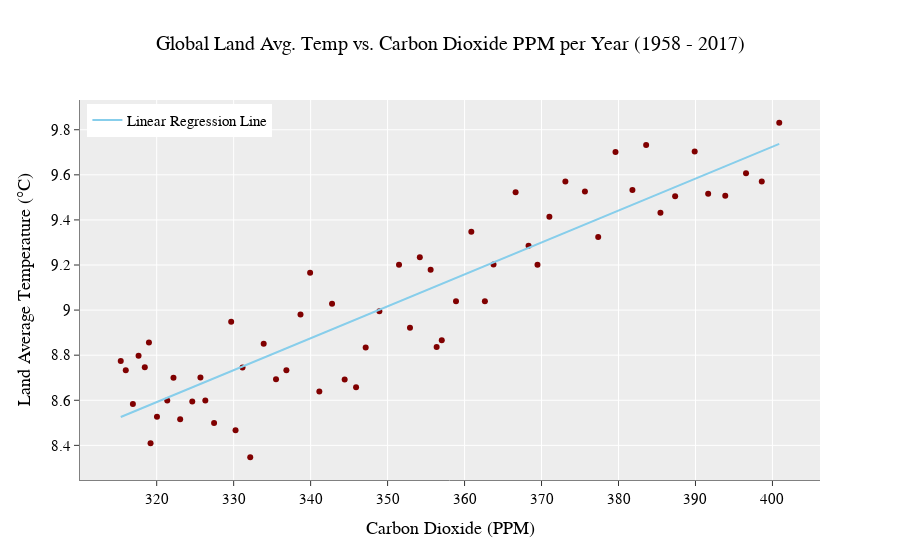

Write notebook code for a chart like this one.
### Code cell
fig = go.Figure()
fig.update_layout(title="Global Land Avg. Temp vs. Carbon Dioxide PPM per Year (1958 - 2017)", title_font_size = 20,
                  font=dict( family="Courier New, monospace", size=15,color="#000000"),
                  template = "ggplot2", hovermode= 'closest', legend=dict(
    yanchor="top",
    y=0.99,
    xanchor="left",
    x=0.01
))
fig.update_xaxes(showline=True, linewidth=1, linecolor='gray', title = 'Carbon Dioxide (PPM)')
fig.update_yaxes(showline=True, linewidth=1, linecolor='gray', title = 'Land Average Temperature (°C)')

fig.add_trace(go.Scatter(x = X['Carbon Dioxide (ppm)'], y=Y['LandAverageTemperature'], mode = 'markers',
                         showlegend=False, marker_color='rgb(128, 0, 0)'))
fig.add_trace(go.Scatter(x = X['Carbon Dioxide (ppm)'], y=yy, mode = 'lines',
                         name = 'Linear Regression Line', marker_color='rgb(135,206,235)'))

pio.write_image(fig, "images/fig4.png", width=5*200, height=2*200, scale=.75)
fig

### Figure 1 — Plotly figure (JSON) as saved in the notebook; plotly's stock layout.template omitted (floating-point values rounded to 4 significant figures)
{"data": [{"marker": {"color": "rgb(128, 0, 0)"}, "mode": "markers", "showlegend": false, "type": "scatter", "x": [315.3, 316.0, 316.9, 317.6, 318.5, 319.0, 319.2, 320.0, 321.4, 322.2, 323.0, 324.6, 325.7, 326.3, 327.5, 329.7, 330.2, 331.2, 332.2, 333.9, 335.5, 336.9, 338.7, 339.9, 341.1, 342.8, 344.4, 345.9, 347.2, 348.9, 351.5, 352.9, 354.2, 355.6, 356.4, 357.0, 358.9, 360.9, 362.6, 363.8, 366.6, 368.3, 369.5, 371.0, 373.1, 375.6, 377.4, 379.6, 381.8, 383.6, 385.4, 387.4, 389.9, 391.6, 393.9, 396.6, 398.6, 400.9], "y": [8.774, 8.733, 8.584, 8.798, 8.746, 8.856, 8.41, 8.527, 8.599, 8.7, 8.516, 8.595, 8.701, 8.599, 8.5, 8.948, 8.467, 8.745, 8.347, 8.85, 8.693, 8.733, 8.98, 9.166, 8.639, 9.028, 8.692, 8.658, 8.834, 8.994, 9.202, 8.922, 9.234, 9.179, 8.837, 8.867, 9.039, 9.347, 9.039, 9.203, 9.523, 9.285, 9.201, 9.415, 9.57, 9.526, 9.325, 9.701, 9.533, 9.732, 9.432, 9.505, 9.703, 9.516, 9.507, 9.607, 9.571, 9.831]}, {"marker": {"color": "rgb(135,206,235)"}, "mode": "lines", "name": "Linear Regression Line", "type": "scatter", "x": [315.3, 316.0, 316.9, 317.6, 318.5, 319.0, 319.2, 320.0, 321.4, 322.2, 323.0, 324.6, 325.7, 326.3, 327.5, 329.7, 330.2, 331.2, 332.2, 333.9, 335.5, 336.9, 338.7, 339.9, 341.1, 342.8, 344.4, 345.9, 347.2, 348.9, 351.5, 352.9, 354.2, 355.6, 356.4, 357.0, 358.9, 360.9, 362.6, 363.8, 366.6, 368.3, 369.5, 371.0, 373.1, 375.6, 377.4, 379.6, 381.8, 383.6, 385.4, 387.4, 389.9, 391.6, 393.9, 396.6, 398.6, 400.9], "y": [8.526, 8.535, 8.548, 8.559, 8.57, 8.578, 8.581, 8.592, 8.611, 8.623, 8.635, 8.657, 8.672, 8.681, 8.698, 8.729, 8.737, 8.75, 8.764, 8.789, 8.811, 8.83, 8.856, 8.874, 8.891, 8.914, 8.938, 8.959, 8.976, 9.002, 9.038, 9.058, 9.076, 9.096, 9.107, 9.116, 9.142, 9.171, 9.196, 9.211, 9.252, 9.276, 9.292, 9.314, 9.344, 9.38, 9.404, 9.436, 9.467, 9.492, 9.519, 9.546, 9.582, 9.606, 9.638, 9.676, 9.705, 9.737, 9.785, 9.81]}], "layout": {"autosize": true, "font": {"color": "#000000", "family": "Courier New, monospace", "size": 15}, "hovermode": "closest", "legend": {"x": 0.01, "xanchor": "left", "y": 0.99, "yanchor": "top"}, "title": {"font": {"size": 20}, "text": "Global Land Avg. Temp vs. Carbon Dioxide PPM per Year (1958 - 2017)"}, "xaxis": {"autorange": true, "linecolor": "gray", "linewidth": 1, "range": [310.3, 406.0], "showline": true, "title": {"text": "Carbon Dioxide (PPM)"}, "type": "linear"}, "yaxis": {"autorange": true, "linecolor": "gray", "linewidth": 1, "range": [8.225, 9.953], "showline": true, "title": {"text": "Land Average Temperature (°C)"}, "type": "linear"}}}
